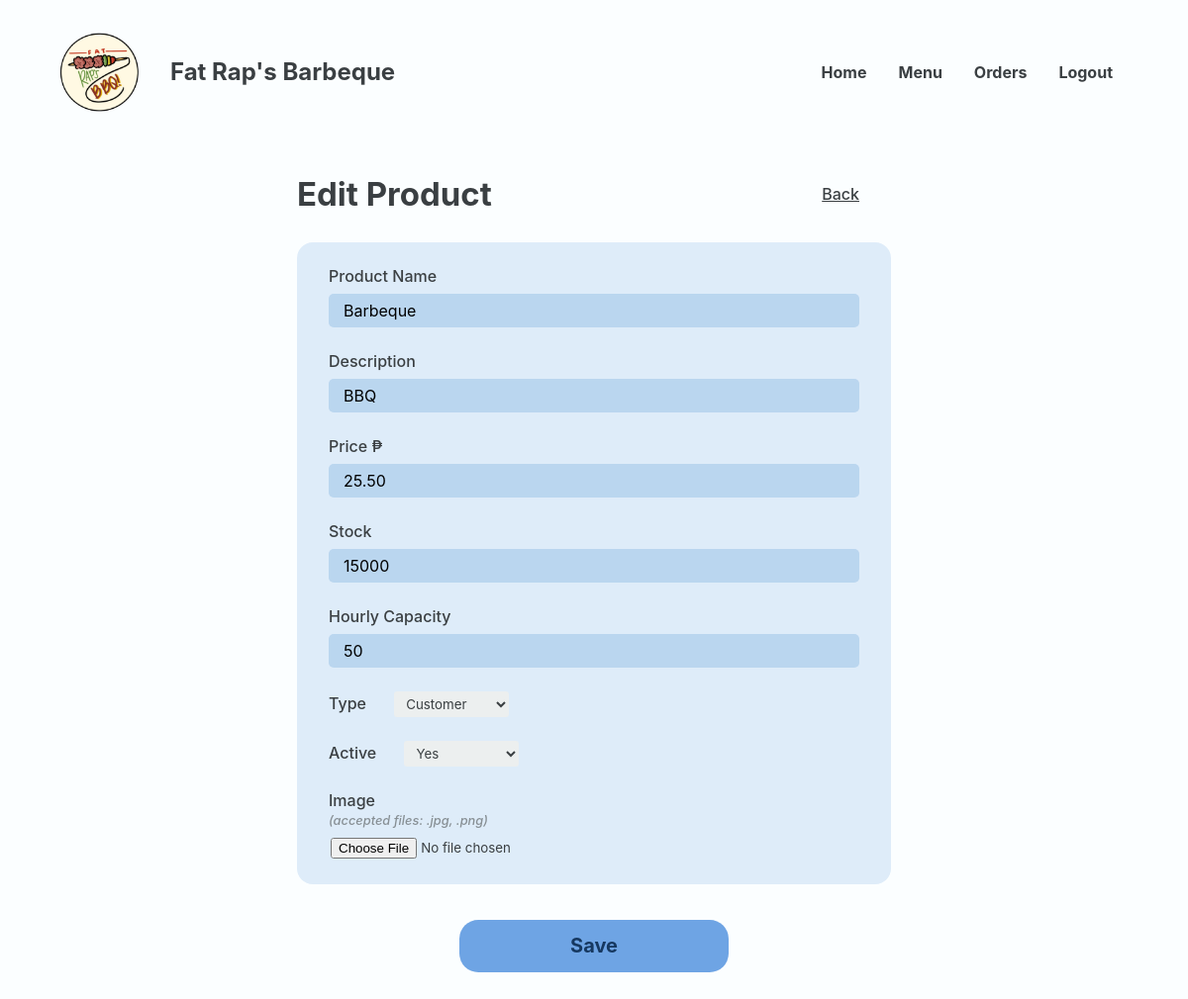
/Website/admin-edit-product.php?FOOD_ID=60 (signed in), run on an earlier commit of the app's database.
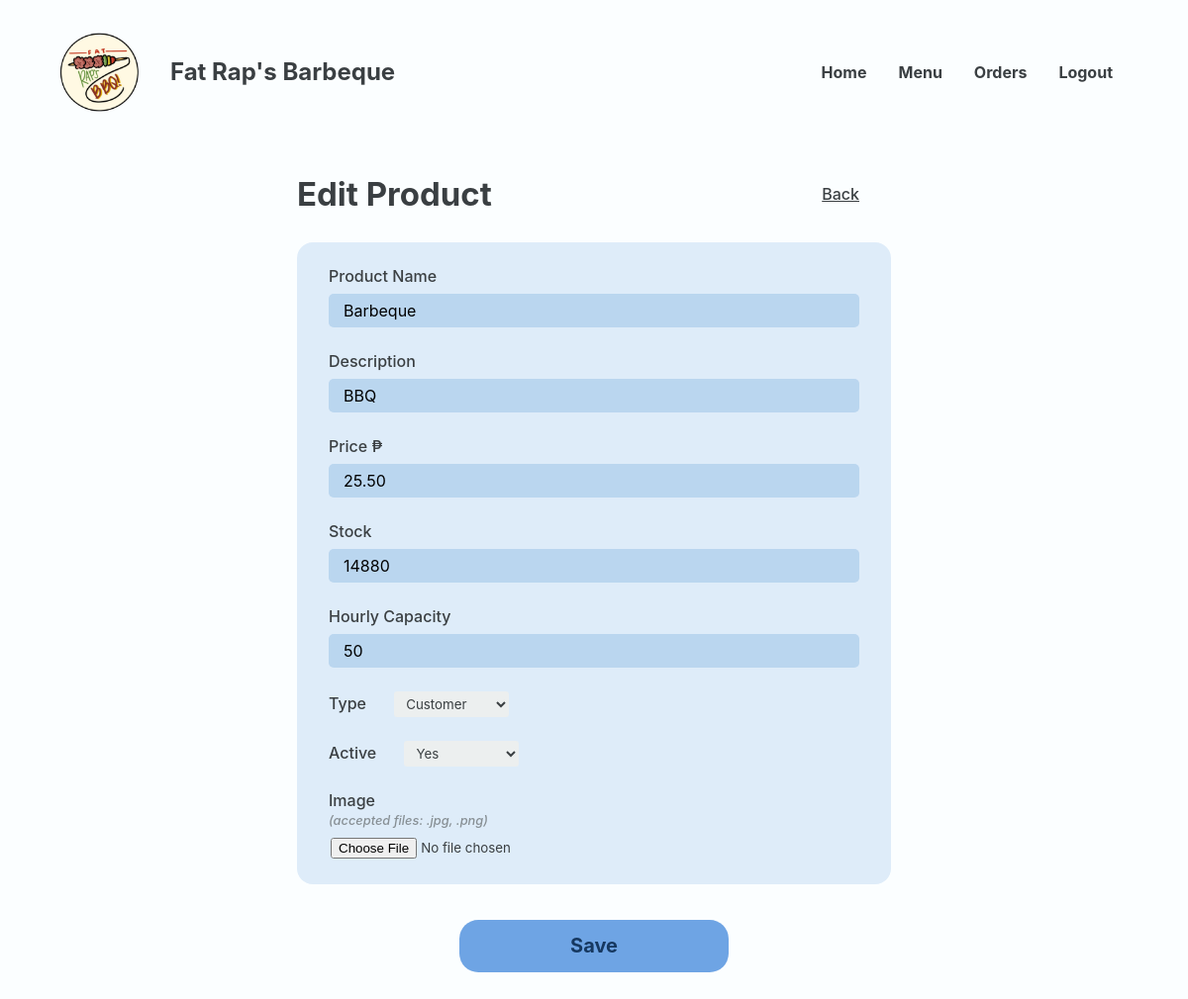
And on a later commit of the database.
### tables this page shows
CREATE TABLE `food` (
  `FOOD_ID` int(18) UNSIGNED NOT NULL,
  `CTGY_ID` int(18) NOT NULL,
  `FOOD_NAME` varchar(20) NOT NULL,
  `FOOD_PRICE` decimal(10,2) NOT NULL,
  `FOOD_DESC` varchar(50) NOT NULL,
  `FOOD_IMG` varchar(255) NOT NULL,
  `FOOD_STOCK` int(20) NOT NULL,
  `FOOD_ACTIVE` varchar(10) NOT NULL,
  `FOOD_TYPE` varchar(16) NOT NULL,
  `HOURLY_CAP` int(18) NOT NULL
);

### Website/admin-edit-product.php (the view, shortened to what the changed rows need)
<?php
@include 'constants.php';
$FOOD_ID = $_GET['FOOD_ID'];
?>
<!DOCTYPE html>
<html lang="en">
<head>
    <link rel="stylesheet" href="header-styles.css">
    <link rel="stylesheet" href="admin-styles.css">
    <link href='https://unpkg.com/boxicons@2.1.4/css/boxicons.min.css' rel='stylesheet'>
</head>
<body>
    <header class="backend">
        <div class="header-container">
            <div class="website-title">
                <div class="text">
                    <h1>Fat Rap's Barbeque</h1>
                </div>
            </div>
        </div>
    </header>
    <main>
        <section class="section add-edit-menu">
            <div class="container">
                <div class="section-wrapper">
                    <div class="section-heading row back">
                        <h2>Edit Product</h2>
                    </div>
                    <?php
                    $sql = "SELECT *
                    FROM food
                 WHERE food_id = '$FOOD_ID'";
                    $res = mysqli_query($conn, $sql);
                    $count = mysqli_num_rows($res);
                    if ($count > 0) {
                        while ($row = mysqli_fetch_assoc($res)) {
                            $FOOD_NAME = $row['FOOD_NAME'];
                            $FOOD_DESC = $row['FOOD_DESC'];
                            $FOOD_PRICE = $row['FOOD_PRICE'];
                            $FOOD_STOCK = $row['FOOD_STOCK'];
                            $FOOD_ACTIVE = $row['FOOD_ACTIVE'];
                            $HOURLY_CAP = $row['HOURLY_CAP'];
                    ?>
                            <section class="section-body">
                                <section class="main-section column">
                                    <form class="column" method="post" enctype="multipart/form-data" onsubmit="return validateInputs()">
                                        <div class="block">
                                            <div class="form-field">
                                                <div class="form-field-input">
                                                    <label for="product-name">Product Name</label>
                                                    <input class="js-user" type="text" id="product-name" name="product-name" value="<?php echo $FOOD_NAME; ?>">
                                                </div>
                                                <div class="form-field-input">
                                                    <label for="product-name">Description</label>
                                                    <input class="js-user" type="text" id="product-desc" name="product-desc" value="<?php echo $FOOD_DESC; ?>">
                                                </div>
                                                <div class="form-field-input">
                                                    <label for="price">Price ₱ </label>
                                                    <input class="js-user" type="text" id="price" name="price" value="<?php echo $FOOD_PRICE; ?>">
                                                </div>
                                                <div class="form-field-input">
                                                    <label for="price">Stock </label>
                                                    <input class="js-user" type="number" id="stock" name="stock" value="<?php echo $FOOD_STOCK; ?>">
                                                </div>
                                                <div class="form-field-input">
                                                    <label for="price">Hourly Capacity </label>
                                                    <input class="js-user" type="number" id="hcap" name="hcap" value="<?php echo $HOURLY_CAP; ?>">
                                                </div>
                                                <div class="form-field-input">
                                                    <label for="type">Type</label>
                                                    <select class="dropdown" name="type" id="type" value="<?php echo $FOOD_TYPE; ?>">
                                                        <option value="Customer">Customer</option>
                                                    </select>
                                                </div>
                                                <div class="form-field-input">
                                                    <label for="active">Active</label>
                                                    <select class="dropdown" name="active" id="active">
                                                        <option value="Yes" <?php if ($FOOD_ACTIVE == 'Yes') echo ' selected'; ?>>Yes</option>
                                                    </select>
                                                </div>
                                                <div class="form-field-input">
                                                    <label for="valid-id">Image</label>
                                                    <p class="label-desc">(accepted files: .jpg, .png)</p>
                                                    <input class="image" type="file" name="image" id="image">
                                                </div>
                                            </div>
                                        </div>
                                        <button class="big-btn" name="submit">Save</button>
                                    </form>
                                </section>
                            </section>
                    <?php
                        }
                    }
                    ?>
                </div>
            </div>
        </section>
    </main>
</body>
</html>

What changed in the data, as far as the page shows it:
changed food "Barbeque": stock "15000" → "14880"
